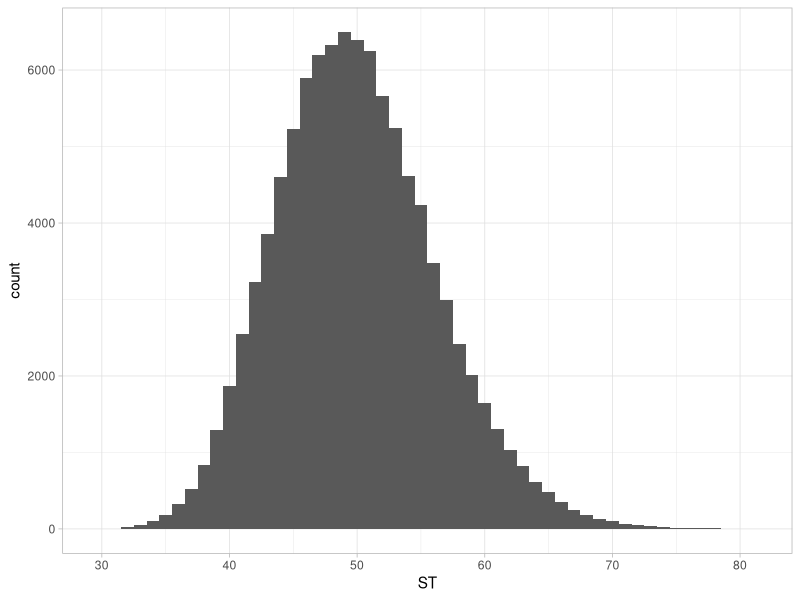

Write the R code that produced this figure.
## ---- chunk 1
#| message: false
#| echo: false

## Libraries
library(tidyverse)
## ---- chunk 2
## Define price function
bsm_true <- function(mu, sigma, s0, t0, t1) {
    s1 <- s0 * exp((mu - sigma^2/2)*(t1-t0) + sigma*sqrt(t1-t0)*rnorm(1))
    return(s1)
}
## Generate 100000 realizations
ST <- replicate(
    100000, 
    bsm_true(
        mu = 0.05,
        sigma = 0.2,
        s0 = 49,
        t0 = 0,
        t1 = 20/52
    )
)
## ---- chunk 3
#| fig-width: 12
#| fig-height: 5
#| message: true
#| fig-cap: "Empirical distribution of true simulated stock prices given by the BS model."

## Produce histogram
data.frame(
    Number = 1:length(ST),
    Terminal_Price = ST
 ) |>
    ggplot(aes(x = ST)) +
    geom_histogram(binwidth = 1) +
    theme_light()
## ---- chunk 4
## Euro Call Option Price
exp(-0.05*(20/52))*mean( pmax(ST - 50, 0))
